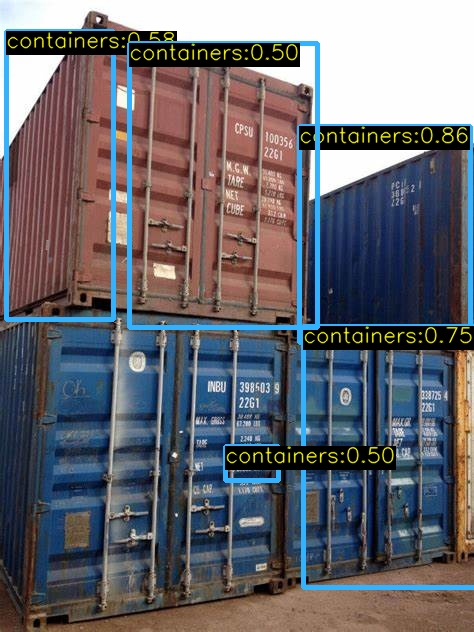

This figure's Python source:
import sys 
import glob
import os 
import cv2
import matplotlib.pyplot as plt
import easyocr
import numpy as np
import re
import shutil
# Constants.
INPUT_WIDTH = 640
INPUT_HEIGHT = 640
SCORE_THRESHOLD = 0.5
NMS_THRESHOLD = 0.45
CONFIDENCE_THRESHOLD = 0.45
 
# Text parameters.
FONT_FACE = cv2.FONT_HERSHEY_SIMPLEX
FONT_SCALE = 0.7
THICKNESS = 1
 
# Colors.
BLACK  = (0,0,0)
BLUE   = (255,178,50)
YELLOW = (0,255,255)

weight_path = "./best.onnx"
#loading model
def net_yolo():

    
    net = cv2.dnn.readNet(weight_path)
    net.setPreferableBackend(cv2.dnn.DNN_BACKEND_CUDA)
    net.setPreferableTarget(cv2.dnn.DNN_TARGET_CUDA)
    
    return net


def pre_process(input_image, net):
      # Create a 4D blob from a frame.
      blob = cv2.dnn.blobFromImage(input_image, 1/255,  (INPUT_WIDTH, INPUT_HEIGHT), [0,0,0], 1, crop=False)
 
      # Sets the input to the network.
      net.setInput(blob)
 
      # Run the forward pass to get output of the output layers.
      outputs = net.forward(net.getUnconnectedOutLayersNames())
      return outputs


def draw_label(im, label, x, y):
    """Draw text onto image at location."""
    # Get text size.
    text_size = cv2.getTextSize(label, FONT_FACE, FONT_SCALE, THICKNESS)
    dim, baseline = text_size[0], text_size[1]
    # Use text size to create a BLACK rectangle.
    cv2.rectangle(im, (x,y), (x + dim[0], y + dim[1] + baseline), (0,0,0), cv2.FILLED);
    # Display text inside the rectangle.
    cv2.putText(im, label, (x, y + dim[1]), FONT_FACE, FONT_SCALE, YELLOW, THICKNESS, cv2.LINE_AA)


def post_process(input_image, outputs):
      # Lists to hold respective values while unwrapping.
      class_ids = []
      confidences = []
      boxes = []
      copy_image = input_image.copy()
      # Rows.
      rows = outputs[0].shape[1]
      image_height, image_width = input_image.shape[:2]
      # Resizing factor.
      x_factor = image_width / INPUT_WIDTH
      y_factor =  image_height / INPUT_HEIGHT
      # Iterate through detections.
      for r in range(rows):
            row = outputs[0][0][r]
            confidence = row[4]
            # Discard bad detections and continue.
            if confidence >= CONFIDENCE_THRESHOLD:
                  classes_scores = row[5:]
                  # Get the index of max class score.
                  class_id = np.argmax(classes_scores)
                  #  Continue if the class score is above threshold.
                  if (classes_scores[class_id] > SCORE_THRESHOLD):
                        confidences.append(confidence)
                        class_ids.append(class_id)
                        cx, cy, w, h = row[0], row[1], row[2], row[3]
                        left = int((cx - w/2) * x_factor)
                        top = int((cy - h/2) * y_factor)
                        width = int(w * x_factor)
                        height = int(h * y_factor)
                        box = np.array([left, top, width, height])
                        boxes.append(box)
      #Perform non maximum suppression to eliminate redundant, overlapping boxes with lower confidences.
      indices = cv2.dnn.NMSBoxes(boxes, confidences, CONFIDENCE_THRESHOLD, NMS_THRESHOLD)
      for i in indices:
            
            box = boxes[i]
            left = box[0]
            top = box[1]
            width = box[2]
            height = box[3]    
            
                # Crop the image based on the box coordinates
            crop_img = input_image[top:top+height, left:left+width]

            # Save the cropped image
            if crop_img is not None and crop_img.size > 0:
              cv2.imwrite(f'./cropped/cropped_image_{i}.jpg', crop_img)         
              # Draw bounding box.             
              cv2.rectangle(copy_image , (left, top), (left + width, top + height), BLUE, 3*THICKNESS)
              # Class label.                      
              label = "{}:{:.2f}".format(classes[class_ids[i]], confidences[i])             
              # Draw label.             
              draw_label(copy_image , label, left, top)
      cv2.imwrite('prediction.jpg', copy_image )
      return copy_image 

def imShow(path):
  
  #%matplotlib inline

  image = cv2.imread(path)
  height, width = image.shape[:2]
  resized_image = cv2.resize(image,(3*width, 3*height), interpolation = cv2.INTER_CUBIC)

  fig = plt.gcf()
  fig.set_size_inches(18, 10)
  plt.axis("off")
  #plt.rcParams['figure.figsize'] = [10, 5]
  plt.imshow(cv2.cvtColor(resized_image, cv2.COLOR_BGR2RGB))
  plt.show()


def extract_id(image):
  
# we need to crop the image to display only the container
# extract the texts written on the container
# extract the ID from the results
# store them in a dataframe

  reader = easyocr.Reader(['en'],gpu=True)
  results = reader.readtext(image)
  for row in results:
    cord = row[0]
    # Assuming bbox_list is a list of coordinates in the format [x1, y1, x2, y2]
    y_coords = [coord[1] for coord in cord]
    min_y = min(y_coords)
    # Assuming results is a list of rows and the minimum y-coordinate is stored in the variable min_y

  sorted_results = sorted(results, key=lambda row: min(coord[1] for coord in row[0]) if row[0] else float('inf'))
  first_two_results = sorted_results[:2]
 # Assuming the second element of each row is a string
  text = [row[1] for row in first_two_results]
  if(text):
    ids = text[0]
    split_text = ids.split(" ", 1)
    print(ids)
    if len(split_text) > 1:
      owner_ID, container_ID = split_text
    else:
      owner_ID =re.sub(r'[^a-zA-Z0-9]', '',text[0]) 
      container_ID = ''
      if len(text) > 1:
        container_ID = re.sub(r'[^a-zA-Z0-9]', '', text[1])
      



    for text in first_two_results:
      cord = text[0]
      #extract les cordonnees de x et y [[x:595, y:611], [x:641, y:611], [x:641, y:623], [x:595, y:623]] min et max
      #sort the results output and retreive the text that has the max_x and min_y (BICU 123456  [7])
      x_min, y_min = [int(min(idx)) for idx in zip(*cord)]
      x_max, y_max = [int(max(idx)) for idx in zip(*cord)]
      
      cv2.rectangle(image,(x_min,y_min),(x_max,y_max),(0,0,255),2)
    plt.imshow(cv2.cvtColor(image, cv2.COLOR_BGR2RGB))
    return owner_ID,container_ID
  else:
    return None,None



def iterate_cropped_images():
  folder_path = "./cropped"
  containers = []
  if not os.path.exists(folder_path):
    os.makedirs(folder_path)

  image_list = glob.glob(os.path.join(folder_path, "*"))
  for image_path in image_list:

    image = cv2.imread(image_path)
    owner_ID,container_ID=extract_id(image)
    #---------------------STORE ID AND CONTAINER ----------------
    print(owner_ID,"--",container_ID)
    container = {owner_ID, container_ID}
    containers.append(container)

  return containers
    #we check the database and overwrite its location to its  latest PLACE


# classes = ['containers']
# frame = './0013.jpg'
# image_url = sys.argv[1]
# input_image = cv2.imread(image_url)
# net = net_yolo()
# detections = pre_process(input_image, net)
# img = post_process(input_image.copy(), detections)
# imShow('prediction.jpg')
# identified_containers = iterate_cropped_images()
# print(identified_containers)

# Import other necessary modules and functions here

def main(image_url):
  
  frame = './dataset/cont9.jpg'
  # image_url = sys.argv[0]
  input_image = cv2.imread(frame)
  net = net_yolo()
  detections = pre_process(input_image, net)
  img = post_process(input_image.copy(), detections)
  imShow('prediction.jpg')
  identified_containers = iterate_cropped_images()
  print(identified_containers)
  folder_path = './cropped/'
  
  for file_name in os.listdir(folder_path):
  
      file_path = os.path.join(folder_path, file_name)
  
      if os.path.isfile(file_path):
  
        os.remove(file_path)
  
if __name__ == '__main__':
  # Get the image URL from the command-line arguments
  classes = ['containers']
  image_url = './dataset/0037.jpg' #sys.argv[1]

  # Call the main function with the image URL
  main(image_url)
